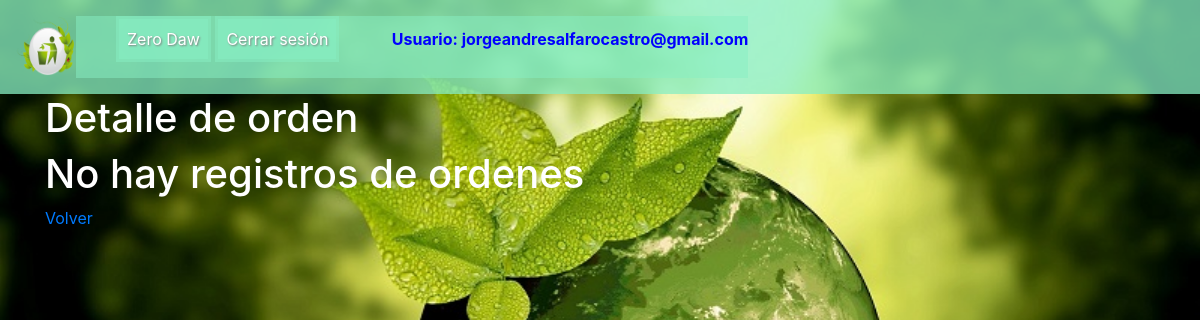
The app's page /registro/verOrdenReciclaje (signed in), older data.
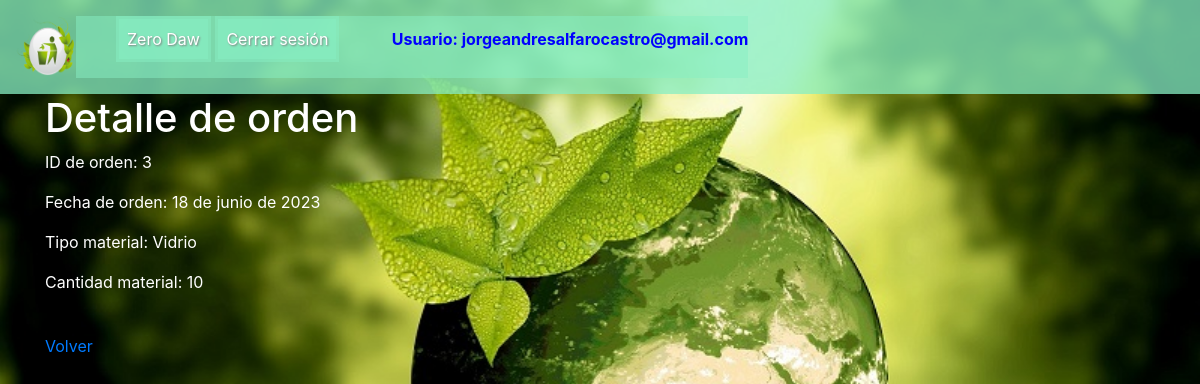
The same page, newer data.
### Registro/models.py (models this page shows, shortened)
class UserModelo(AbstractUser):
    TIPO_USUARIO = (
        ('Recolector', 'Recolector'),
        ('Reciclador', 'Reciclador'),
        ('Ciudadano', 'Ciudadano'),
        ('Operario_municipalidad', 'Operario_municipalidad'),
    )
    rut = models.CharField(max_length=10)
    dv = models.IntegerField()
    nombre = models.CharField(max_length=100)
    edad = models.IntegerField()  # Cálculo aproximado de la edad en años
    direccion = models.CharField(max_length=50)
    codigo_postal = models.IntegerField()
    telefono = models.IntegerField()
    licencia_automotriz = models.ImageField(
        'Licencia automotriz', upload_to='licencias/', blank=True, null=True)
    segundo_nombre_madre = models.CharField(max_length=100)
    tipo_usuario = models.CharField(
        max_length=200, blank=False, null=True, choices=TIPO_USUARIO)
    new_password1 = models.CharField(max_length=50, null=True)
    new_password2 = models.CharField(max_length=50, null=True)
    groups = models.ManyToManyField(Group, related_name='usuarios')
    user_permissions = models.ManyToManyField(Permission, related_name='usuarios')

class Orden_reciclaje(models.Model):
    id_user = models.ForeignKey(UserModelo, on_delete=models.CASCADE)
    id_orden = models.AutoField(primary_key=True)
    fecha_orden = models.DateField()
    tipo_material = models.CharField(max_length=200, blank=False, null=True, choices=TIPO_MATERIAL)
    cantidad_material = models.IntegerField()
    latitud_posicion_ciudadano = models.IntegerField(null=True)
    longitud_posicion_ciudadano = models.IntegerField(null=True)

### Registro/views.py (the view)
# urls.py: path('verOrdenReciclaje', OrdenList.as_view(), name="verOrdenReciclaje"),
class OrdenList(LoginRequiredMixin, ListView):
    model = Orden_reciclaje
    template_name = 'Registro/detalle.html'
    def get_queryset(self):
        queryset = super().get_queryset()
        queryset = queryset.filter(id_user=self.request.user.id)
        return queryset

### templates/Registro/detalle.html
{% extends 'base.html' %}
{% block content %}
<div>
    <h1 class="letras">Detalle de orden</h1>
</div>
    {% if object_list %}
    {% for orden_reciclaje in object_list %}
        <p class="letras">ID de orden: {{ orden_reciclaje.id_orden }}</p>
        <p class="letras">Fecha de orden: {{ orden_reciclaje.fecha_orden }}</p>
        <p class="letras">Tipo material: {{ orden_reciclaje.tipo_material }}</p>
        <p class="letras">Cantidad material: {{ orden_reciclaje.cantidad_material }}</p>
        <br>
    {% endfor %}
{% else %}
    <h1 class="letras">No hay registros de ordenes</h1>
{% endif %}
<a href="{% url 'orden_reciclaje' %}">Volver</a>
{% endblock %}

### templates/base.html (shortened to what this page needs)
{% load static %}
<html>
    <head>
        <link rel="stylesheet" href="{% static 'css/estilos.css' %}">
        <link rel="stylesheet" href="{% static 'css/bootstrap.min.css' %}">
        <link rel="stylesheet" href="{% static 'css/fondo.css' %}">
    </head>
    <body>
    {% block navbar %}
    <div class="cabezera">
        <nav id="navbar">
            <div id="navbar-logo">
                <img src="{% static 'images/logo_r.png' %}" alt="logo" style="width: 60px; height: 60px;">
            </div>
            <div id="nav">
                <ul>
                    <li class="nav-item"><a href="{% url 'home' %}">Zero Daw</a></li>
                    {% if user.is_authenticated %}
                    <li class="nav-item"><a href="{% url 'logout' %}">Cerrar sesión</a></li>
                    <span class="ml-md-5" style="color: blue;"><strong>Usuario: {{ user.get_username }}</strong></span>
                    {% endif %}
                </ul>
            </div>
        </nav>
    </div>
    {% endblock %}
    <div class="content container">
        <div class="row">
            <div class="col-md-8">
                {% block content %} {% endblock %}
            </div>
        </div>
    </div>
    </body>
</html>

### static/css/estilos.css (style rules this page uses)
body { background-image: url("images/planeta_limpio.jpg"); background-repeat: no-repeat; background-size: cover; background-position: center; }
#navbar { background-color: rgba(135, 239, 195, 0.5); }
.content { width: 100%; }
#nav { background-color: rgba(135, 239, 195, 0.5); }
#navbar { background-color: rgba(135, 239, 195, 0.5); padding: 1em 1em; display: flex; align-content: center; width: 100%; }
#navbar li, #contact li { background-color: rgba(135, 239, 195, 0.5); list-style-type: none; text-decoration: none; text-align: center; display: inline-block; transition-duration: 0.2s; }
#navbar li a { background-color: rgba(135, 239, 195, 0.5); text-decoration: none; text-align: center; color: white; padding: 8px; margin: 3px 3px; display: inline-block; text-shadow: 1px 1px 2px grey; }

### static/css/fondo.css (style rules this page uses)
body { background-image: url("../images/planeta_limpio.jpg"); background-repeat: no-repeat; background-size: cover; background-position: center; }
.letras { color: white; }
.cabezera { background-color: rgba(135, 239, 195, 0.5); }
#navbar { background-color: rgba(135, 239, 195, 0.5); }

Row changes from the older to the newer data that the page shows:
added Orden_reciclaje: id_orden "3", fecha_orden "18 de junio de 2023", tipo_material "Vidrio", cantidad_material "10"
Text that changed along with them:
text no longer shown: "No hay registros de ordenes"
